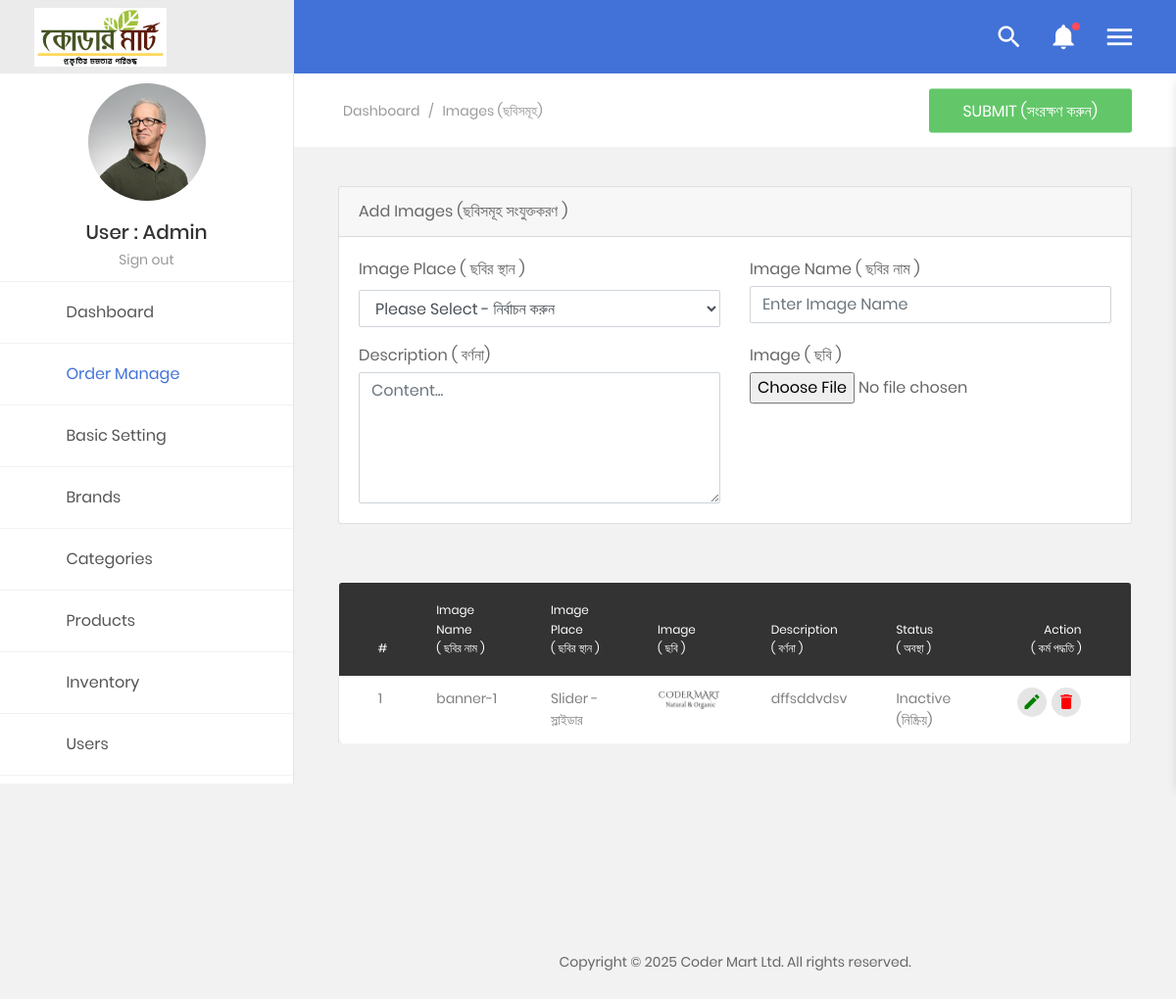
/admin/home/images.php (signed in), run on the app's committed database.
### tables this page shows
CREATE TABLE `basic` (
  `id` int(11) NOT NULL,
  `compName` varchar(50) NOT NULL,
  `compName_en` varchar(50) DEFAULT NULL,
  `address` varchar(255) NOT NULL,
  `phone` varchar(25) NOT NULL,
  `office_phone` varchar(25) NOT NULL,
  `email` varchar(100) NOT NULL,
  `logo` varchar(255) NOT NULL,
  `currency` varchar(255) NOT NULL,
  `facebook` varchar(100) NOT NULL,
  `twitter` varchar(100) NOT NULL,
  `linkedin` varchar(100) NOT NULL,
  `delivery_method` varchar(255) NOT NULL,
  `messanger_group` varchar(150) NOT NULL,
  `whatapps_group` varchar(150) NOT NULL,
  `open_time` varchar(100) NOT NULL,
  `close_time` varchar(100) NOT NULL,
  `updationDate` timestamp NOT NULL DEFAULT current_timestamp()
);

CREATE TABLE `images` (
  `id` int(11) NOT NULL,
  `imgType` varchar(5) NOT NULL,
  `image` varchar(255) NOT NULL,
  `imgName` varchar(255) NOT NULL,
  `imgDesc` varchar(255) NOT NULL,
  `status` varchar(10) NOT NULL
);

CREATE TABLE `banner` (
  `id` int(11) NOT NULL,
  `bannerName` varchar(100) NOT NULL,
  `bannerType` varchar(10) NOT NULL
);

### admin/include/config.php (called while the page is built, shortened)
<?php
   $con = mysqli_connect(DB_SERVER,DB_USER,DB_PASS,DB_NAME);
	$sql=mysqli_query($con,"select * from basic where id='1'");
	while($row=mysqli_fetch_array($sql))
	{
		$compName=$row['compName'];
	}
?>

### admin/home/images.php (the view, shortened to what this page needs)
<?php
include('../include/config.php');
$imageId = isset($_GET['id']) ? intval($_GET['id']) : 0;
$image = ['imgType' => '', 'image'  => '', 'imgName' => '', 'imgDesc'  => '', 'status' => '' ];
?>
<!DOCTYPE html>
<html lang="en">
   <?php include('share/head.php');?>
   <body class="animsition">
      <div class="page-wrapper">
         <?php include('share/menu.php');?>
         <div class="page-container2">
            <?php include('share/header.php');?>
            <section class="au-breadcrumb m-t-75">
               <div class="section__content section__content--p30">
                  <div class="container-fluid">
                     <div class="row">
                        <div class="col-md-12">
                           <div class="au-breadcrumb-content">
                              <div class="au-breadcrumb-left">
                                 <ul class="list-unstyled list-inline au-breadcrumb__list">
                                    <li class="list-inline-item active">
                                       <a href="#">Dashboard</a>
                                    </li>
                                    <li class="list-inline-item seprate">
                                       <span>/</span>
                                    </li>
                                    <li class="list-inline-item">Images (ছবিসমূহ) </li>
                                 </ul>
                              </div>
							  <button id="submitImages" class="au-btn au-btn-icon au-btn--green"><?php echo $imageId ? 'Update (হালনাগাদ করুন)' : 'Submit (সংরক্ষণ করুন)'; ?></button>
                           </div>
                        </div>
                     </div>
                  </div>
               </div>
            </section>
            <div class="main-content">
               <div class="section__content section__content--p30">
                  <div class="container-fluid">
                     <div class="row">
                        <div class="col-lg-12">
                           <div class="card">
                              <div class="card-header"><?php echo $imageId ? 'Update' : 'Add'; ?> Images (ছবিসমূহ <?php echo $imageId ? 'হালনাগাদ' : 'সংযুক্তকরণ'; ?> )</div>
                              <div class="card-body">
                                 <form id="imagesForm" action="" method="post" enctype="multipart/form-data" novalidate="novalidate">
                                    <div class="row">
									   <div class="col-6">
											<div class="form-group">
												<label for="select" class="form-control-label">Image Place ( ছবির স্থান )</label>
												<select name="imgType" id="imgType" class="form-control">
													<?php if (!empty($image['id'])) { ?>
														<option value="<?php echo htmlentities($image['bannerType']); ?>">
															<?php echo htmlentities($image['bannerName']); ?>
														</option>
													<?php } else { ?>
														<option value="0"> Please Select - নির্বাচন করুন</option>
													<?php } ?>
													<?php
													$query = mysqli_query($con, "SELECT * FROM banner");
													while ($row = mysqli_fetch_assoc($query)) {
														var_dump($row);
													}
													?>
												</select>
											</div>
										</div>
                                       <div class="col-6">
                                          <label for="imgName" class="control-label mb-1">Image Name ( ছবির নাম )</label>
                                             <input id="imgName" name="imgName" type="text" class="form-control imgName valid" data-val="true" data-val-required="Please enter the name on card" autocomplete="imgName"
                                                placeholder="Enter Image Name" value="<?php echo htmlentities($image['imgName']); ?>">
                                       </div>
									   <div class="col-6">
                                          <label for="imgDesc" class="control-label mb-1">Description ( বর্ণনা)</label>
                                             <textarea name="imgDesc" id="imgDesc" rows="5" placeholder="Content..." class="form-control"><?php echo htmlentities($image['imgDesc'] ?? ''); ?></textarea>
                                       </div>
                                       <div class="col-6">
                                          <div class="form-group">
                                             <label for="image" class="control-label mb-1">Image ( ছবি )</label>
                                             <input type="file" name="image" class="form-control-file" id="image" required onchange="previewImage(event)">
											 <br/>
                                          </div>
                                       </div>
                                    </div>
                                 </form>
                              </div>
                           </div>
                        </div>
                     </div>
                     <div class="row m-t-30">
                        <div class="col-md-12">
                           <div class="table-responsive m-b-40">
                              <table class="table table-borderless table-data3">
                                 <thead>
                                        <tr>
                                            <th>#</th>
                                            <th>Image Name <br> ( ছবির নাম )</th>
											<th>Image Place <br> ( ছবির স্থান )</th>
											<th>Image <br>( ছবি )</th>
											<th>Description <br>( বর্ণনা )</th>
											<th>Status <br>( অবস্থা )</th>
                                            <th>Action <br>( কর্ম পদ্ধতি )</th>
                                        </tr>
                                    </thead>
                                 <tbody>
								 <?php
                                        $query = $con->query("SELECT im.*, ba.bannerName, ba.bannerType FROM images im
														JOIN banner ba ON ba.bannerType = im.imgType ORDER BY id DESC");
                                        $cnt = 1;
                                        while ($row = $query->fetch_assoc()) {
                                        ?>
                                    <tr>
                                       <td><?php echo $cnt++; ?></td>
									   <td><?php echo htmlentities($row['imgName']); ?></td>
									   <td><?php echo htmlentities($row['bannerName']); ?></td>
                                       <td><img src="../images/<?php echo $row['id']; ?>/<?php echo htmlentities($row['image']); ?>" width="100" height="100"></td>
									   <td><?php echo htmlentities($row['imgDesc']); ?></td>
									   <td><?php echo htmlentities($row['status'] == 'A') ? 'Active (সক্রিয়)' : 'Inactive (নিষ্ক্রিয়)'; ?></td>
									   <td>
                                        <div class="table-data-feature">
											<button class="item" data-toggle="tooltip" data-placement="top" title="Edit">
												<a href="images.php?id=<?php echo $row['id']; ?>" style="text-decoration: none; display: flex; align-items: center;">
													<i class="zmdi zmdi-edit" style="color:#008000"></i>
												</a>
											</button>
											<button class="item" data-toggle="tooltip" data-placement="top" title="Delete">
												<a href="images.php?id=<?php echo $row['id']; ?>&del=delete" onClick="return confirm('Are you sure (আপনি কি নিশ্চিত)?')">
													<i class="zmdi zmdi-delete" style="color:#FF0000"></i>
												</a>
											</button>
                                        </div>
                                       </td>
                                    </tr>
                                   <?php } ?>
                                 </tbody>
                              </table>
                           </div>
                        </div>
                     </div>
                  </div>
               </div>
            </div>
            <?php include('share/footer.php');?>
         </div>
      </div>
   </body>

### admin/home/share/menu.php (shortened to what this page needs)
<?php
   $user = $_SESSION['alogin'];
 ?>
 <aside class="menu-sidebar2">
  <div class="logo">
    <a href="index.php"> <?php
					$sql=mysqli_query($con,"select * from basic where id='1'");
					while($row=mysqli_fetch_array($sql))
					{	?> <img src="../logo/
				<?php echo $row['id'];?>/
				<?php echo $row['logo'];?>" alt="
				<?php if(isset($compName)){ echo $compName;}?>" /> <?php } ?> </a>
  </div>
  <div class="menu-sidebar2__content js-scrollbar1">
    <div class="account2">
      <div class="image img-cir img-120">
        <img src="images/icon/avatar-big-01.jpg" alt="John Doe" />
      </div>
      <h4 class="name">User : <?php echo $user;?> </h4>
      <a href="../logout.php">Sign out</a>
    </div>
    <nav class="navbar-sidebar2">
      <ul class="list-unstyled navbar__list">
        <li>
          <a href="index.php">
            <i class="fas fa-shopping-basket"></i>Dashboard </a>
        </li>
        <li class="active has-sub">
          <a class="js-arrow" href="#">
            <i class="fas fa-tachometer-alt"></i>Order Manage <span class="arrow">
              <i class="fas fa-angle-down"></i>
            </span>
          </a>
        </li>
        <li class="has-sub">
          <a class="js-arrow" href="#">
            <i class="fas fa-tachometer-alt"></i>Basic Setting <span class="arrow">
              <i class="fas fa-angle-down"></i>
            </span>
          </a>
        </li>
		<li>
          <a href="brands.php">
            <i class="fas fa-shopping-basket"></i>Brands </a>
        </li>
        <li class="has-sub">
          <a class="js-arrow" href="#">
            <i class="fas fa-trophy"></i>Categories <span class="arrow">
              <i class="fas fa-angle-down"></i>
            </span>
          </a>
        </li>
        <li class="has-sub">
          <a class="js-arrow" href="#">
            <i class="fas fa-trophy"></i>Products <span class="arrow">
              <i class="fas fa-angle-down"></i>
            </span>
          </a>
        </li>
        <li class="has-sub">
          <a class="js-arrow" href="#">
            <i class="fas fa-trophy"></i>Inventory <span class="arrow">
              <i class="fas fa-angle-down"></i>
            </span>
          </a>
        </li>
        <li class="has-sub">
          <a class="js-arrow" href="#">
            <i class="fas fa-copy"></i>Users <span class="arrow">
              <i class="fas fa-angle-down"></i>
            </span>
          </a>
        </li>
      </ul>
    </nav>
  </div>
</aside>

### data on the page
basic: logo (picture)
images: imgName "banner-1", banner.bannerName "Slider - স্লাইডার", image (picture), imgDesc "dffsddvdsv", status "Inactive (নিষ্ক্রিয়)"

### other printed values
$user "Admin"
